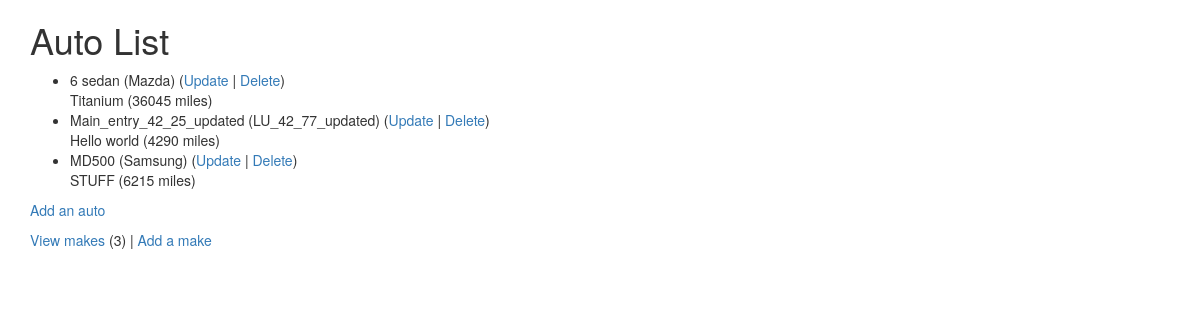
The page /autos/ (signed in) on the database its author committed.
### autos/models.py (models this page shows, shortened)
class Auto(models.Model):
    nickname = models.CharField(
        max_length=50, validators=[MinLengthValidator(2,"Nickname must be greater than 1 character")]
    )
    mileage = models.PositiveIntegerField()
    comments = models.CharField(max_length=300)
    make = models.ForeignKey('Make', on_delete=models.CASCADE)

class Make(models.Model):
    name = models.CharField(
        max_length=100,
        help_text = 'Enter a make (e.g. Dodge)',
        validators=[MinLengthValidator(2,"Make must be greater than 1 character")]
    )
    def __str__(self):
        return self.name

### autos/views.py (the view)
# urls.py: path('', views.MainView.as_view(), name='all'),
class MainView(LoginRequiredMixin, View):
    def get(self, request):
        mc = Make.objects.all().count()
        al = Auto.objects.all()
        ctx = {'make_count': mc, 'auto_list': al}
        return render(request, 'autos/auto_list.html', ctx)

### home/context_processors.py (called while the page is built)
def settings(request):
    return {
        'settings': django_settings,
    }

### autos/templates/autos/auto_list.html
{% extends "base_bootstrap.html" %}
{% block content %}
  <h1>Auto List</h1>
  {% if auto_list %}
  <ul>
    {% for auto in auto_list %}
      <li>
          {{ auto.nickname }} ({{ auto.make }})
          (<a href="{% url 'autos:auto_update' auto.id %}">Update</a> |
          <a href="{% url 'autos:auto_delete' auto.id %}">Delete</a>) <br/>
          {{ auto.comments }} ({{ auto.mileage }} miles)
      </li>
    {% endfor %}
  </ul>
  {% else %}
    <p>There are no autos in the library.</p>
  {% endif %}
  <p>
    {% if make_count > 0 %}
      <a href="{% url 'autos:auto_create' %}">Add an auto</a>
    {% else %}
      Please add a make before you add an auto.
    {% endif %}
  </p>
  <p>
  <a href="{% url 'autos:make_list' %}">View makes</a> ({{ make_count }}) |
    <a href="{% url 'autos:make_create' %}">Add a make</a>
  </p>
{% endblock %}

### home/templates/base_bootstrap.html (shortened to what this page needs)
<!DOCTYPE html>
<html>
<head>
<link rel="stylesheet"
    href="https://maxcdn.bootstrapcdn.com/bootstrap/3.4.1/css/bootstrap.min.css"
>
<link rel="stylesheet"
    href="https://maxcdn.bootstrapcdn.com/bootstrap/3.4.1/css/bootstrap-theme.min.css"
>
<link rel="stylesheet" href="https://use.fontawesome.com/releases/v5.8.1/css/all.css">
<link rel="stylesheet" href="https://use.fontawesome.com/releases/v5.8.1/css/v4-shims.css">
</head>
<body>
<div class="container">
{% block content %}
{% endblock %}
</div>
</body>
</html>

### rows shown on the page
Auto: nickname "6 sedan", make "Mazda", comments "Titanium", mileage "36045"
Auto: nickname "Main_entry_42_25_updated", make "LU_42_77_updated", comments "Hello world", mileage "4290"
Auto: nickname "MD500", make "Samsung", comments "STUFF", mileage "6215"

### other values the page prints
{{ make_count }} "3"
